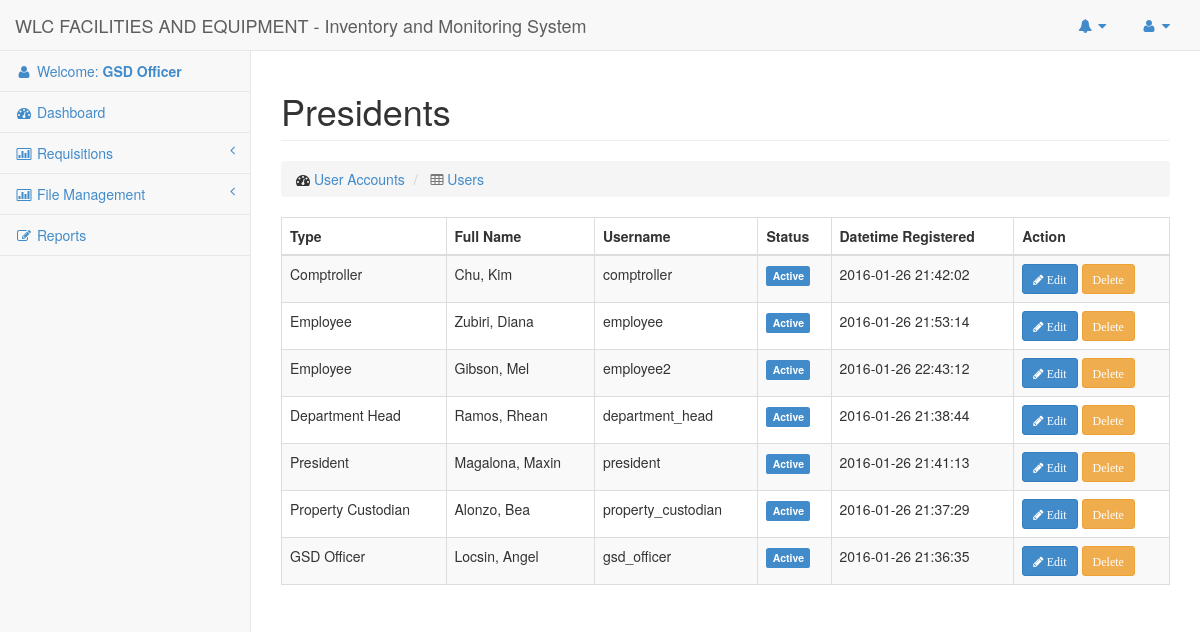
/Pages/Users/list.php (signed in), run on an earlier commit of the app's database.
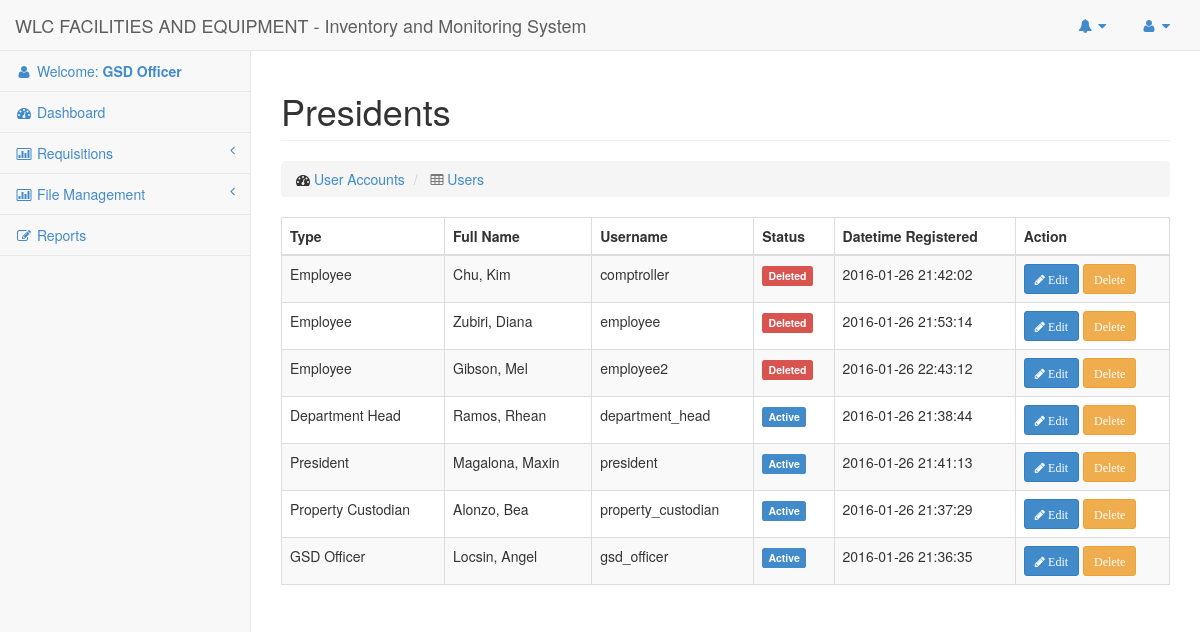
And on a later commit of the database.
### tables this page shows
CREATE TABLE `users` (
  `id` int(50) NOT NULL AUTO_INCREMENT,
  `email` varchar(100) NOT NULL,
  `password` varchar(100) NOT NULL,
  `lastname` varchar(100) NOT NULL,
  `firstname` varchar(100) NOT NULL,
  `middlename` varchar(50) NOT NULL,
  `status` enum('Active','Inactive','Deleted') NOT NULL,
  `type` varchar(30) NOT NULL,
  `datetime_added` datetime NOT NULL,
  `datetime_updated` varchar(45) NOT NULL,
  `datetime_deleted` varchar(45) NOT NULL,
  `department_id` int(11) NOT NULL,
  PRIMARY KEY (`id`),
  UNIQUE KEY `user_id` (`id`),
  UNIQUE KEY `user_id_2` (`id`),
  UNIQUE KEY `user_id_3` (`id`)
);

### Core/Template.php (called while the page is built)
<?php
Class Template
{
	public static function header()
	{
		include $_SERVER['DOCUMENT_ROOT'].'/Pages/Includes/header.php';
	}
	public static function footer($scripts = false)
	{
		include $_SERVER['DOCUMENT_ROOT'].'/Pages/Includes/footer.php';
	}
}

### Config/DbConnection.php (called while the page is built, shortened)
<?php
Class DbConnection{
	private static $_instance;
	public static function connect() {
		if(!self::$_instance) {
			self::$_instance = new self();
		}
		return self::$_instance;
	}
	private function __construct() {
		$this->_connection = new mysqli(Constant::DB_HOST, Constant::DB_USER,
			Constant::DB_PASS, Constant::DB_NAME);
	}
	public function getConnection() {
		return $this->_connection;
	}
}

### Core/Login.php (called while the page is built, shortened)
<?php
Class Login {
	public static function getUserLoggedInId()
	{
		return $_SESSION['id'];
	}
}

### Repositories/Notification.php (called while the page is built, shortened)
<?php
class Notification extends Base
{
	public function getAllByRecepient($recepientId)
	{
		$sql = "
			SELECT
				`notifications`.`id` as notification_id,
				`notifications`.`msg` as notification_msg,
				`notifications`.`datetime_sent` as notification_datetime_sent,
				`users`.`firstname` as user_firstname,
				`users`.`lastname` as user_lastname
			FROM
				`notifications`
			JOIN
				`users`
			ON
				`users`.`id` = `notifications`.`sender_id`
			WHERE
				`notifications`.`recepient_id` = $recepientId
			AND
				`notifications`.`viewed` = '".Constant::NOTIFICATION_NOT_VIEWED."'
		";
		return $this->raw($sql);
	}
}

### Repositories/Base.php (called while the page is built, shortened)
<?php
Class Base {
	public $connection = '';
	public function __construct()
	{
		$this->connection = DbConnection::connect()->getConnection();
	}
	public function getAll($columns = null, $where = null)
	{
		$sql = '';
		if ($columns) {
			$sql = 'SELECT '.implode(',', $columns).' FROM '.$this->table;
		} else {
			$sql = 'SELECT * FROM '.$this->table;
		}
		$data = $this->connection->query($sql);
		return $data;
	}
	public function raw($sql)
	{
		return $this->connection->query($sql);
	}
}
?>

### Core/Link.php (called while the page is built)
<?php
Class Link
{
	public static function createUrl($url)
	{
		return 'http://'.$_SERVER['HTTP_HOST'].'/'.$url;
	}
}

### Core/LoggedInUser.php (called while the page is built, shortened)
<?php
Class LoggedInUser
{
	public static function type()
	{
		return isset($_SESSION['type']) ? $_SESSION['type'] : null;
	}
}

### Utilities/RequesterUtility.php (called while the page is built)
<?php
Class RequesterUtility
{
	public static function getFullName($data)
	{
		return ucwords($data['user_lastname']).', '.ucwords($data['user_firstname']).' ';
	}
}

### Pages/Users/list.php (the view, shortened to what this page needs)
<?php
$userObj = new User();
?>
<?php Template::header(); ?>
  <div class="row">
      <div class="col-lg-12">
          <h1 class="page-header">Presidents</h1>
          <ol class="breadcrumb">
              <li>
                  <i class="fa fa-dashboard"></i>  <a href="#">User Accounts</a>
              </li>
              <li class='active'>
                  <i class="fa fa-table"></i>  <a href="#">Users</a>
              </li>
          </ol>
      </div>
  </div>
  <div class="row">
    <div class="col-md-12">
      <div class="table-responsive">
        <?php
            $result = $userObj->getAll([
                'id',
                'email',
                'firstname as user_firstname',
                'middlename',
                'lastname as user_lastname',
                'status',
                'datetime_added',
                'type'
              ], []);
        ?>
        <table class="table table-striped table-hover table-bordered">
          <thead>
              <tr id='th'>
                <th> Type </th>
                <th> Full Name </th>
                <th> Username </th>
                <th> Status </th>
                <th> Datetime Registered </th>
                <th> Action </th>
              </tr>
          </thead>
          <tbody>
            <?php if ($result && 0 != $result->num_rows) { ?>
                <?php  while ($user = $result->fetch_assoc()) { ?>
                  <?php if ($user['type'] != Constant::USER_INVENTORY_OFFICER): ?>
                    <tr>
                      <td><?php echo $user['type']; ?></td>
                      <td><?php echo RequesterUtility::getFullName($user); ?></td>
                      <td><?php echo $user['email']; ?></td>
                      <td><?php echo UserUtility::formatStatus($user['status']); ?></td>
                      <td><?php echo $user['datetime_added']; ?></td>
                      <td>
                          <a href="<?php echo Link::createUrl('Pages/Users/update.php?user='.$user['id']); ?>" class='btn btn-sm btn-primary'>
                            <i class='fa fa-pencil'> Edit</i>
                          </a>
                          <a href="<?php echo Link::createUrl('Pages/Users/delete.php?user='.$user['id']); ?>" class='btn btn-sm btn-warning'>
                            <i class='fa fa-delete'>Delete</i>
                          </a>
                      </td>
                    </tr>
                  <?php endif ?>
                <?php } ?>
            <?php } ?>
          </tbody>
        </table>
      </div>
    </div>
  </div>
<?php Template::footer(); ?>

### Pages/Includes/header.php (shortened to what this page needs)
<!DOCTYPE html>
<html lang="en">
<head>
    <?php
        Assets::renderCss([
            'bootstrap.min.css',
            'metisMenu.min.css',
            'timeline.css',
            'sb-admin-2.css',
            'morris.css',
            'font-awesome.min.css'
        ]);
    ?>
</head>
<body>
    <div id="wrapper">
        <nav class="navbar navbar-default navbar-static-top" role="navigation" style="margin-bottom: 0">
            <div class="navbar-header">
                <a class="navbar-brand" href="index.html">WLC FACILITIES AND EQUIPMENT - Inventory and Monitoring System</a>
            </div>
            <ul class="nav navbar-top-links navbar-right">
                <?php
                    $notificationObj = new Notification();
                    $notification = $notificationObj->getAllByRecepient(Login::getUserLoggedInId());
                ?>
                <li class="dropdown" <?php echo ($notification) ? "id='view_notif'" :'' ?>>
                    <a class="dropdown-toggle" data-toggle="dropdown" href="#">
                        <i class="fa fa-bell fa-fw"></i>  <i class="fa fa-caret-down"></i>
                    </a>
                </li>
                <li class="dropdown">
                    <a class="dropdown-toggle" data-toggle="dropdown" href="#">
                        <i class="fa fa-user fa-fw"></i>  <i class="fa fa-caret-down"></i>
                    </a>
                </li>
            </ul>
            <div class="navbar-default sidebar" role="navigation">
                <div class="sidebar-nav navbar-collapse">
                    <ul class="nav" id="side-menu">
                        <li>
                            <a href="javascript:void(0)"><i class="fa fa-user fa-fw"></i> Welcome: <b><?php echo $_SESSION['type']; ?></b></a>
                        </li>
                        <li>
                            <a href="<?php echo Link::createUrl('Pages/home.php'); ?>"><i class="fa fa-dashboard fa-fw"></i> Dashboard</a>
                        </li>
                        <?php if (LoggedInUser::type() == Constant::USER_GSD_OFFICER) { ?>
                            <li>
                                <a href="#"><i class="fa fa-bar-chart-o fa-fw"></i> Requisitions<span class="fa arrow"></span></a>
                            </li>
                            <li>
                                <a href="#"><i class="fa fa-bar-chart-o fa-fw"></i> File Management<span class="fa arrow"></span></a>
                            </li>
                            <li>
                                <a href="<?php echo Link::createUrl('Pages/Reports/list.php'); ?>"><i class="fa fa-edit fa-fw"></i> Reports</a>
                            </li>
                        <?php } ?>
                    </ul>
                </div>
            </div>
        </nav>
        <div id="page-wrapper">

### Core/Assets.php (shortened to what this page needs)
<?php
Class Assets
{
	public static function renderCss($filenames)
	{
		foreach ($filenames as $filename) {
			$filename = 'http://'.$_SERVER['HTTP_HOST'].'/css/'.$filename;
			echo "<link rel='stylesheet' href=$filename />";
		}
	}
}

### Utilities/UserUtility.php (shortened to what this page needs)
<?php
class UserUtility
{
	public static function formatStatus($status)
	{
		if ($status == Constant::USER_ACTIVE) {
			return '<label class="label label-primary">Active</label>';
		} else if ($status == Constant::USER_DELETED) {
			return '<label class="label label-danger">Deleted</label>';
		}
	}
}

### Pages/Includes/footer.php (shortened to what this page needs)
</div>
    </div>
</body>
</html>

### css/sb-admin-2.css (style rules this page uses)
body { background-color: #f8f8f8; }
#wrapper { width: 100%; }
#page-wrapper { padding: 0 15px; min-height: 568px; background-color: #fff; }
@media (min-width:768px) { #page-wrapper { position: inherit; margin: 0 0 0 250px; padding: 0 30px; border-left: 1px solid #e7e7e7; } }
.navbar-top-links { margin-right: 0; }
.navbar-top-links li { display: inline-block; }
.navbar-top-links li:last-child { margin-right: 15px; }
.navbar-top-links li a { padding: 15px; min-height: 50px; }
.sidebar .sidebar-nav.navbar-collapse { padding-right: 0; padding-left: 0; }
.sidebar ul li { border-bottom: 1px solid #e7e7e7; }
.sidebar .arrow { float: right; }
.sidebar .fa.arrow:before { content: "\f104"; }
@media (min-width:768px) { .sidebar { z-index: 1; position: absolute; width: 250px; margin-top: 51px; } }

What changed in the data, as far as the page shows it:
changed users "Chu, Kim": type "Comptroller" → "Employee"; type "Active" → "Deleted"
changed users "Zubiri, Diana": status "Active" → "Deleted"
changed users "Gibson, Mel": status "Active" → "Deleted"
